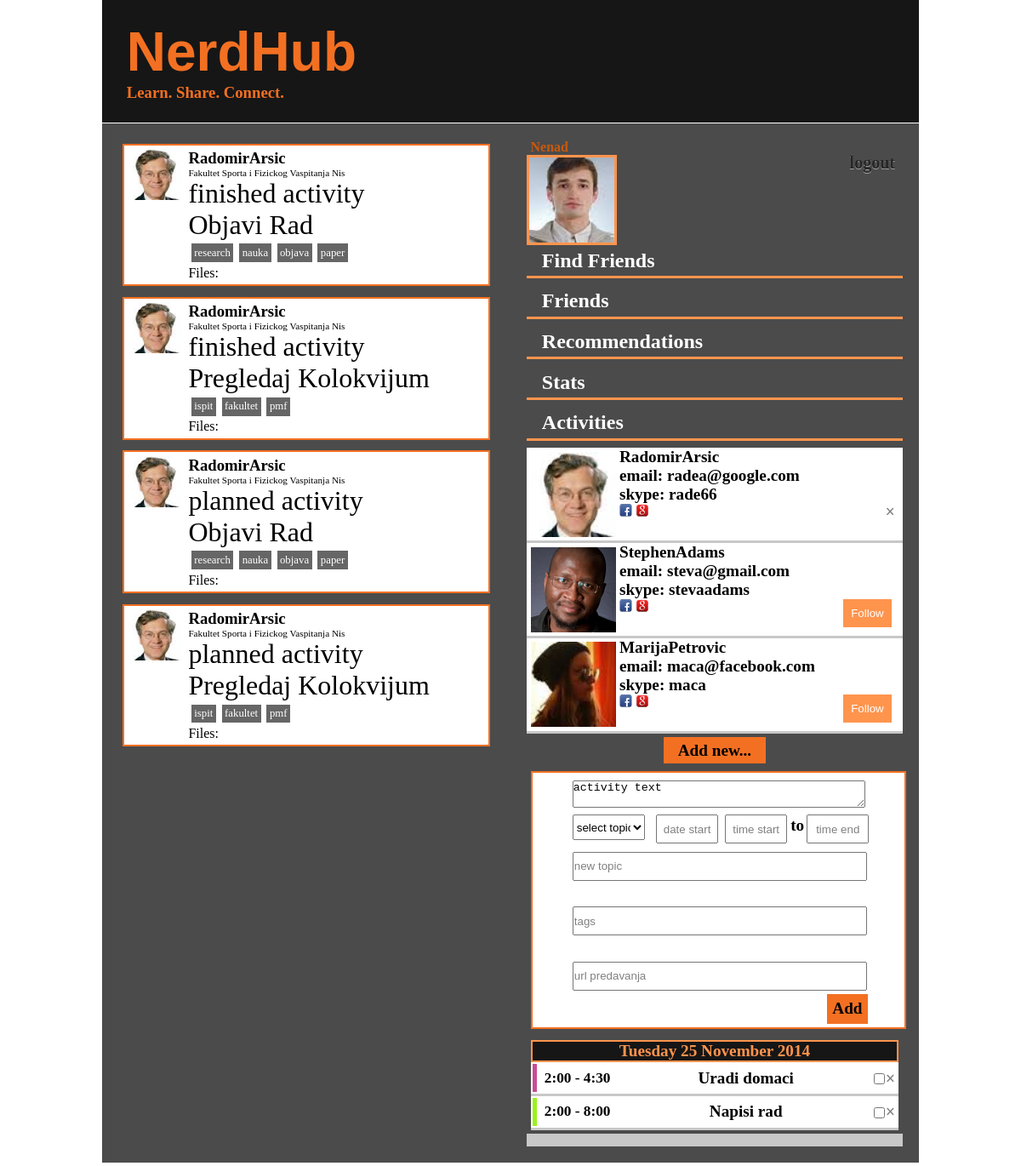
Screenshot of /prva_strana.php (signed in) with the database file from the repository.
### tables this page shows
CREATE TABLE IF NOT EXISTS `tag` (
  `id` int(11) NOT NULL AUTO_INCREMENT,
  `tag` varchar(45) NOT NULL,
  PRIMARY KEY (`id`)
);

CREATE TABLE IF NOT EXISTS `prati` (
  `user_id_1` varchar(45) NOT NULL,
  `user_id_2` varchar(45) NOT NULL,
  PRIMARY KEY (`user_id_1`,`user_id_2`),
  KEY `fk_prati_user2_idx` (`user_id_2`)
);

CREATE TABLE IF NOT EXISTS `user` (
  `username` varchar(45) NOT NULL,
  `password` varchar(45) NOT NULL,
  `email` varchar(100) NOT NULL,
  `skype` varchar(45) DEFAULT NULL,
  `facebook` varchar(45) DEFAULT NULL,
  `google` varchar(45) DEFAULT NULL,
  `slika_url` varchar(100) NOT NULL,
  `fakultet_id` int(11) NOT NULL,
  `grad_id` int(11) NOT NULL,
  PRIMARY KEY (`username`),
  KEY `fk_user_fakultet_idx` (`fakultet_id`),
  KEY `fk_user_grad_idx` (`grad_id`)
);

CREATE TABLE IF NOT EXISTS `aktivnost` (
  `id` int(11) NOT NULL AUTO_INCREMENT,
  `user_id` varchar(45) NOT NULL,
  `datum_objave` datetime NOT NULL,
  `pocetni_datum` datetime NOT NULL,
  `krajnji_datum` datetime NOT NULL,
  `tekst` varchar(2000) NOT NULL,
  `topic_id` int(11) DEFAULT NULL,
  `flag` int(11) NOT NULL,
  PRIMARY KEY (`id`),
  KEY `fk_aktivnost_user_idx` (`user_id`),
  KEY `fk_aktivnost_topic_idx` (`topic_id`)
);

CREATE TABLE IF NOT EXISTS `topic` (
  `id` int(11) NOT NULL AUTO_INCREMENT,
  `topic` varchar(100) NOT NULL,
  `user_id` varchar(45) NOT NULL,
  PRIMARY KEY (`id`),
  KEY `fk_topic_user_idx` (`user_id`)
);

### prva_strana.php (the view, shortened to what the rows shown need)
<!DOCTYPE html>
<html>
    <head>
        <link rel="stylesheet" type="text/css" href="css/prva_stranaStyle.css"/>
        <link rel="stylesheet" type="text/css" href="css/boki.css"/>
        <link rel="stylesheet" type="text/css" href="css/luka_style.css"/>
        <link rel="stylesheet" type="text/css" href="css/goalPrograss.css"/>
        <link rel="stylesheet" type="text/css" href="https://jonthornton.github.io/jquery-timepicker/jquery.timepicker.css" />
        <link rel="stylesheet" type="text/css" href="css/bootstrap-datepicker.css" />
        <link rel="stylesheet" type="text/css" href="css/jquery.ptTimeSelect.css" />
        <link rel="stylesheet" href="https://ajax.googleapis.com/ajax/libs/jqueryui/1.7.2/themes/ui-lightness/jquery-ui.css" type="text/css" media="all" />
    </head>
    <body>
        <div id="prva_str_wrapper">
            <header id="prva_strana_header">
                <h1 id="naslov_prva_str">NerdHub</h1>
            </header>
            <section id="log_in_page_main_section">
                <article id="boki_part">
                    <?php
                        $username=$_SESSION['username'];
                        $datum=date('Y-m-d H:i:s');
                        $sql="SELECT id AS id, user_id AS username, tekst AS tekst, 1 AS tip, 'planned activity' AS pomocni_tekst, datum_objave AS cmp_date FROM aktivnost
                              WHERE user_id in (SELECT user_id_2 FROM prati WHERE user_id_1='$username')
                              UNION
                              SELECT id AS id, user_id AS username, tekst AS tekst, 1 AS tip, 'current activity' AS pomocni_tekst, pocetni_datum AS cmp_date FROM aktivnost
                              WHERE user_id in (SELECT user_id_2 FROM prati WHERE user_id_1='$username') AND '$datum' BETWEEN pocetni_datum AND krajnji_datum
                              UNION
                              SELECT id AS id, user_id AS username, tekst AS tekst, 1 AS tip, 'finished activity' AS pomocni_tekst, krajnji_datum AS cmp_date FROM aktivnost
                              WHERE user_id in (SELECT user_id_2 FROM prati WHERE user_id_1='$username') AND '$datum' > krajnji_datum
                              ORDER BY cmp_date DESC;";
                        $kveri=mysql_query($sql);
                        while($row=  mysql_fetch_assoc($kveri)){
                            $pisac=$row["username"];
                            $art_id=$row["id"];
                            $res="<div id='novosti'><div id='user_data'><img id='user_img' src='";
                            $sql2="SELECT slika_url FROM user WHERE username='$pisac'";
                            $kveri2=  mysql_query($sql2);
                            if($row2= mysql_fetch_assoc($kveri2)){
                                $res.=$row2["slika_url"];
                            }
                            $res.="' /><div id='usn_fax'><h3 id='username'>".$pisac."</h3><p id='fax_prva_str'>";
                            $sql2="SELECT fakultet FROM user,fakultet WHERE username='$pisac' AND user.fakultet_id=fakultet.id";
                            $kveri2=  mysql_query($sql2);
                            if($row2= mysql_fetch_assoc($kveri2)){
                                $res.=$row2["fakultet"];
                            }
                            $res.="</p><p id='text_aktivnost_prva_str'>".$row["pomocni_tekst"]."<br>".$row["tekst"];
                            $res.="</p></div><div id='tags'>";
                            $sql3="SELECT tag FROM aktivnost_tag, tag
                                   WHERE aktivnost_tag.tag_id=tag.id
                                   AND aktivnost_tag.aktivnost_id='$art_id';";
                            $kveri3=  mysql_query($sql3);
                            while($row3=  mysql_fetch_assoc($kveri3)){
                                $res.="<span id='tag_sp'>".$row3["tag"]."</span>";
                            }
                            $res.="</div><div id='fajlovi'><div id='dokumentacija'><p>Files:</p></div>";
                            $res.="</div></div></div>";
                            echo $res;
                        }
                    ?>
                </article>
                 <article id="luka_part">
                    <div class="hidden friends">
                        <ul>
                            <?php
                                $sql="SELECT user_id_2 FROM prati WHERE user_id_1='$username' ORDER BY user_id_2 ASC";
                                $kveri=  mysql_query($sql);
                                while($row=  mysql_fetch_assoc($kveri)){
                                    $covek=$row["user_id_2"];
                                    $sql4="SELECT * FROM user WHERE username='".$covek."'";
                                    $kveri4=mysql_query($sql4);
                                    if($row4=  mysql_fetch_assoc($kveri4)){
                                        $res="<li  class='list hover prijatelji' ><img id='slika_prijatelj' src='".$row4["slika_url"]."'/>";
                                        $res.="<p id='ime_prijatelja'>".$covek."</p>  <br/><p id='email_prijatelja'>email: ";
                                        $res.=$row4["email"]."</p><br><p id='skype_prijatelja'>skype: ".$row4["skype"]."</p><br>";
                                        $res.="<a id='facebook_link' href='".$row4["facebook"]."' target='_blank'><div style=";
                                        $res.='"'."background-image: url('images/icons/icon_facebook_small.png');".'"';
                                        $res.="id='facebok_button' class='hover'> </div></a><a id='google_plus_link' href='";
                                        $res.=$row4["google"]."' target='_blank'><div style=".'"'."background-image: url('images/icons/google_icon_small.png');".'"';
                                        $res.=" id='google_button' class='hover'> </div></a><a class='close' >×</a></li>";
                                        echo $res;
                                    }
                                }
                            ?>
                        </ul>
                    </div>
                    <div class="hidden menu_recomende">
                        <ul>
                            <?php
                                $sql="SELECT
                                        u.username,
                                        u.slika_url as slika_url,
                                        u.skype as skype,
                                        u.facebook as facebook,
                                        u.google as google,
                                        u.email as email,
                                        g.grad as grad,
                                        d.drzava as drzava,
                                        COUNT(t.tag) AS dobar
                                       FROM
                                        user u, aktivnost a, tag t, aktivnost_tag at, grad g, drzava d
                                       WHERE
                                        u.username = a.user_id
                                        AND a.id = at.aktivnost_id
                                        AND at.tag_id = t.id
                                        AND u.grad_id = g.id
                                        AND g.drzava_id = d.id
                                        AND t.id IN(
                                         SELECT
                                          t.id
                                         FROM
                                          user u, aktivnost a, tag t, aktivnost_tag at
                                         WHERE
                                          u.username = '$username'
                                          AND u.username = a.user_id
                                          AND a.id = at.aktivnost_id
                                          AND at.tag_id = t.id
                                         )
                                        AND u.username NOT IN(
                                         SELECT
                                          user_id_2
                                         FROM
                                          prati p
                                         WHERE
                                          user_id_1 = '$username'
                                        )
                                       GROUP BY
                                        1
                                       ORDER BY
                                        dobar DESC
                                       LIMIT
                                        1,5";
                               $kveri=  mysql_query($sql);
                               while ($row=  mysql_fetch_assoc($kveri)){
                                   $res="<li  class='list hover prijatelji' ><div id='recomended_friend'><img id='slika_prijatelj' src='".$row["slika_url"]."'/>";
                                        $res.="<p id='ime_prijatelja'>".$row["username"]."</p>  <br/><p id='email_prijatelja'>email: ";
                                        $res.=$row["email"]."</p><br><p id='skype_prijatelja'>skype: ".$row["skype"]."</p><br>";
                                        $res.="<a id='facebook_link' href='".$row["facebook"]."' target='_blank'><div style=";
                                        $res.='"'."background-image: url('images/icons/icon_facebook_small.png');".'"';
                                        $res.="id='facebok_button' class='hover'> </div></a><a id='google_plus_link' href='";
                                        $res.=$row["google"]."' target='_blank'><div style=".'"'."background-image: url('images/icons/google_icon_small.png');".'"';
                                        $res.=" id='google_button' class='hover'> </div></a><button id='follow' type='button'>Follow</button></div>";
                                        echo $res;
                               }
                            ?>
                        </ul>
                    </div>
     <div class="hidden activities">
                        <ul>
                            <div id="lista_taskova_boki">
                            <?php
                                function rgbcode($id){
                                    return '#'.substr(md5($id), 0, 6);
                                }
                                $sql="SELECT pocetni_datum, krajnji_datum, tekst, id ,topic_id
                                        FROM aktivnost
                                        WHERE user_id='$username' AND ((krajnji_datum>NOW() AND flag = 0) OR(krajnji_datum<=NOW() AND flag=0))
                                        ORDER BY krajnji_datum;";
                                $kveri=  mysql_query($sql);
                                $datum="hhahaha";
                                while($row=  mysql_fetch_assoc($kveri)){
                                    $niz=explode(" ",$row["pocetni_datum"]);
                                    $datum_new=$niz[0];
                                    $datum1= new DateTime($row["pocetni_datum"]);
                                    $dstamp=$datum1->getTimestamp();
                                    if($datum!==$datum_new){
                                        $datum=$datum_new;
                                        $res="<li  class='date_of_activity'>";
                                        $res.= date("l d F Y", $dstamp);
                                        $res.="</li>";
                                        echo $res;
                                    }
                                    $res="<div class='hovertextlist' hovertext='";
                                    if($row["topic_id"]!==NULL){
                                        $sql7="SELECT topic FROM topic WHERE id=".$row["topic_id"];
                                        $kveri7=  mysql_query($sql7);
                                        if($row7=  mysql_fetch_assoc($kveri7)){
                                            $res.=$row7["topic"];
                                        }else{
                                            $res.="Default";
                                        }
                                    }else{
                                        $res.="Default";
                                    }
                                    $res.="'><li  class='list hover '  ><table id='luka_tabela'>";
                                    $res.="<tr><td id='boje' style='border-color: ".  rgbcode($row["topic_id"]).";'>";
                                    $res.=date("G:i", $dstamp)." - ";
                                    $datum2= new DateTime($row["krajnji_datum"]);
                                    $dstamp2=$datum2->getTimestamp();
                                    $res.=date("G:i", $dstamp2)."</td><td id='luka_td_aktivnost'>";
                                    $res.=$row["tekst"]."</td><td id='luka_td_check'><div style='display: none;'>Stevanovicu trebo div</div> <input class='wtfxd' id='luka_check' type='checkbox'/></td>";
                                    $res.="<td id='luka_td_x'><div id='sk_div' style='display: none;'>".$row["id"]."</div> <a id='luka_margina' class='closea'>×</a></td>";
                                    $res.="</tr></table></li></div>";
                                    echo $res;
                                }
                            ?>
                        </ul>
                        </div>
                </article>
            </section>
        </div>
    </body>
</html>

### rows the page displays
tag: tag "research"
tag: tag "nauka"
tag: tag "objava"
tag: tag "paper"
tag: tag "ispit"
tag: tag "fakultet"
tag: tag "pmf"
prati: user_id_2.slika_url (picture), user_id_2 "RadomirArsic", user_id_2.email "radea@google.com", user_id_2.skype "rade66"
user: slika_url (picture), username "StephenAdams", email "steva@gmail.com", skype "stevaadams"
user: slika_url (picture), username "MarijaPetrovic", email "maca@facebook.com", skype "maca"
aktivnost: pocetni_datum "Tuesday 25 November 2014", res "2:00 -", krajnji_datum "4:30", tekst "Uradi domaci"
aktivnost: res "2:00 -", krajnji_datum "8:00", tekst "Napisi rad"

### other values shown
$pisac "RadomirArsic"
$res "Fakultet Sporta i Fizickog Vaspitanja Nis"
$row["pomocni_tekst"] "finished activity"
$row["tekst"] "Objavi Rad"
$row["tekst"] "Pregledaj Kolokvijum"
$row["pomocni_tekst"] "planned activity"
$_SESSION["username"] "Nenad"
